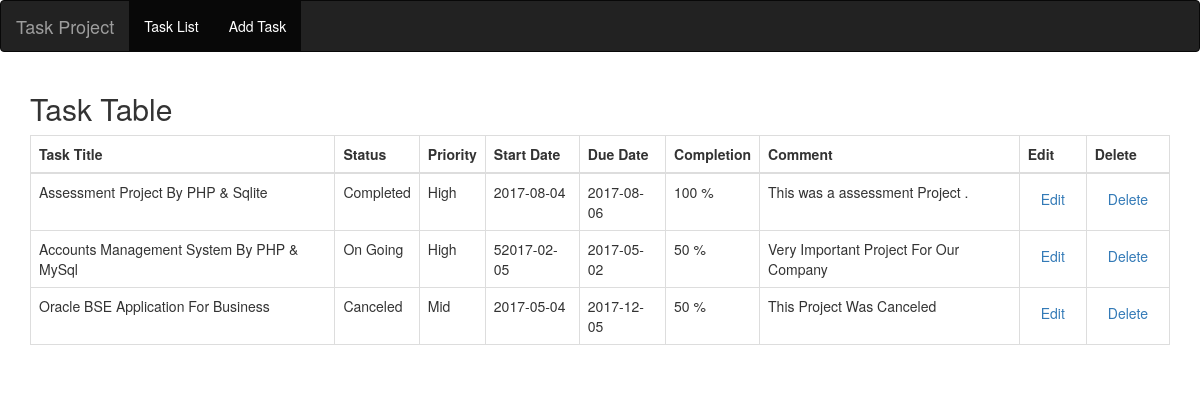
The page / on the database its author committed.
### tables this page shows
CREATE TABLE tasktable
   (id            INTEGER PRIMARY KEY AUTOINCREMENT,
   title           TEXT    NOT NULL,
   status           TEXT,
   priority           TEXT,
   startDate           DATE,
   dueDate           DATE,
   completion           TEXT,
   comment           TEXT
   );

### index.php (called while the page is built, shortened)
<?php
include_once('includes/header.php');
$mainIndex = new mainIndex();
include_once('includes/footer.php');
 ?>

### system/lib/load.php (called while the page is built, shortened)
<?php
class load
{
	public function view($fileName, $data=null){
		include_once('operation/views/'. $fileName . '.php');
	}
}
 ?>

### operation/operators/indexOperator.php (called while the page is built, shortened)
<?php
class indexOperator extends superOperator
{
	public function dataList(){
	$listObject =	$this->load->model('dataModel');
	$data = $listObject->dataList();
	$this->load->view('dataList',$data);
	}
}
 ?>

### system/lib/dbSqlite.php (called while the page is built, shortened)
<?php
class dbSqlite extends MyDB
{
   protected $conn = array();
   function __construct(){ $this->conn = new MyDB(); }
public function select(){
   $sql =<<<EOF
      SELECT * from tasktable ORDER BY id DESC;
EOF;
   $ret = $this->conn->query($sql);
   return $ret;
   }
}
?>

### operation/models/dataModel.php (called while the page is built, shortened)
<?php
class dataModel extends superModel
{
public function dataList(){
		$query = $this->db->select();
		return $query;
	}
}
?>

### operation/views/dataList.php (the view, shortened to what this page needs)
<div class="container">
  <h2>Task Table</h2>
  <table class="table table-bordered">
    <thead>
      <tr>
        <th>Task Title</th>
        <th>Status</th>
        <th>Priority</th>
        <th>Start Date</th>
        <th>Due Date</th>
        <th>Completion</th>
        <th>Comment</th>
        <th>Edit</th>
        <th>Delete</th>
      </tr>
    </thead>
    <tbody>
<?php
while($row = $data->fetchArray(SQLITE3_ASSOC) ){ ?>
      <tr>
        <td><?php echo $row['title']; ?></td>
        <td><?php echo $row['status']; ?></td>
        <td><?php echo $row['priority']; ?></td>
        <td><?php echo $row['startDate']; ?></td>
        <td><?php echo $row['dueDate']; ?></td>
        <td><?php echo $row['completion'].' %'; ?></td>
        <td><?php echo $row['comment']; ?></td>
        <td><a href="<?php echo BASE_URL ?>/indexOperator/dataEdit/<?php echo $row['id']; ?>" type="button" class="btn">Edit</a></td>
        <td><a href="<?php echo BASE_URL ?>/indexOperator/dataDelete/<?php echo $row['id']; ?>" type="button" class="btn">Delete</a></td>
      </tr>
<?php } ?>
    </tbody>
  </table>
</div>

### includes/header.php (shortened to what this page needs)
<!DOCTYPE html>
<html lang="en">
<head>
  <link rel="stylesheet" href="/assessment/includes/assets/bootstrap.min.css">
</head>
<body>
<nav class="navbar navbar-inverse">
  <div class="container-fluid">
    <div class="navbar-header">
      <a class="navbar-brand" href="<?php echo BASE_URL ?>/indexOperator/dataList">Task Project</a>
    </div>
    <ul class="nav navbar-nav">
      <li class="active"><a href="<?php echo BASE_URL ?>/indexOperator/dataList">Task List</a></li>
      <li class="active"><a href="<?php echo BASE_URL ?>/indexOperator/addData">Add Task</a></li>
    </ul>
  </div>
</nav>

### system/lib/mainIndex.php (shortened to what this page needs)
<?php
class mainIndex
{
	public $url;
	public $operatorName = 'indexOperator';
	public $operator;
	public $methodName = 'dataList';
	function __construct(){
		$this->getMethod();
	}
	function getUrl(){
		$this->url = isset($_GET['url'])? $_GET['url'] : null;
	}
	function loadOperator(){
		if(!isset($this->url[0])){
			$this->operator = new $this->operatorName();
		}
	}
	function getMethod(){
		if(isset($this->url[2])){
			$this->methodName = $this->url[1];
			if(method_exists($this->operatorName, $this->methodName)){
				$this->operator->{$this->methodName}($this->url[2]);
			}else{ header(BASE_URL.'/indexOperator');}
		}else{
			if(isset($this->url[1])){
				$this->methodName = $this->url[1];
				if(method_exists($this->operatorName, $this->methodName)){
					$this->operator->{$this->methodName}();
				}else{ header(BASE_URL.'/indexOperator'); }
			}else{
				if(method_exists($this->operatorName, $this->methodName)){
					$this->operator->{$this->methodName}();
				}else{ header(BASE_URL.'/indexOperator'); }
			}
		}
	}
}
 ?>

### includes/footer.php (shortened to what this page needs)
</body>
</html>

### rows shown on the page
tasktable: title "Assessment Project By PHP & Sqlite", status "Completed", priority "High", startDate "2017-08-04", dueDate "2017-08-06", completion "100", comment "This was a assessment Project ."
tasktable: title "Accounts Management System By PHP & MySql", status "On Going", priority "High", startDate "52017-02-05", dueDate "2017-05-02", completion "50", comment "Very Important Project For Our Company"
tasktable: title "Oracle BSE Application For Business", status "Canceled", priority "Mid", startDate "2017-05-04", dueDate "2017-12-05", completion "50", comment "This Project Was Canceled"
